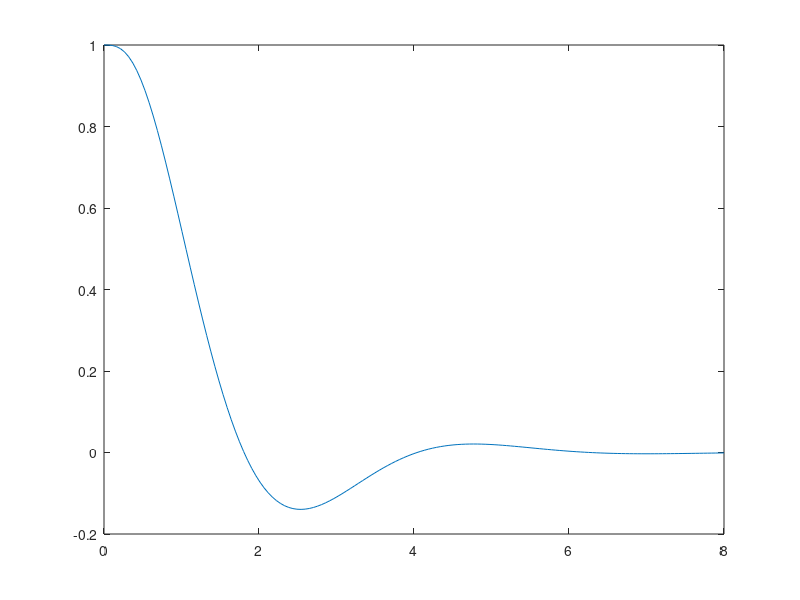
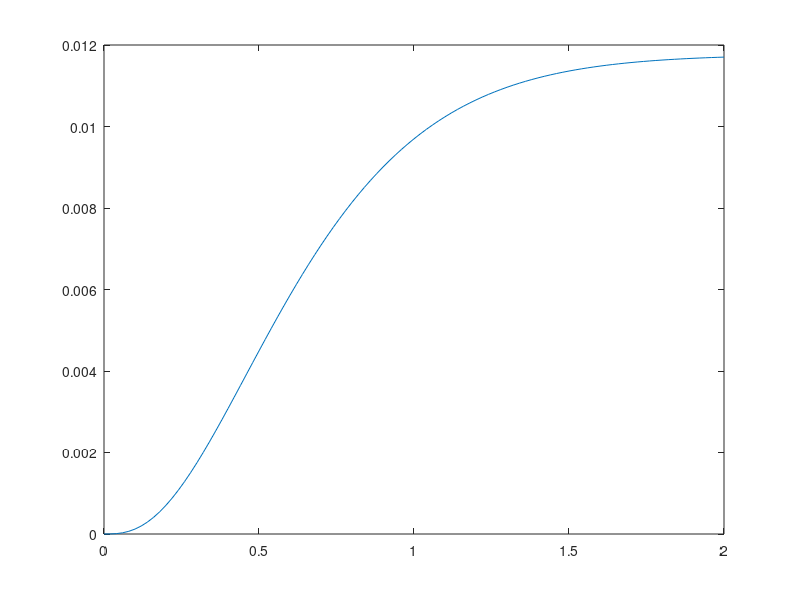

These figures' MATLAB source, in order:
% k = 0.0342;
% T = 1;
% Ti = 0.6456;
% Td = 0.0794;


k = 5.2502;
T = 1;
Ti = 0.3684;
Td = 0.0921;

% K= 1.2T/(kTo) =  5.2502
% Ti=2To = 0.3684
% Td=0.5To = 0.0921

obiekt = poly([-4+i,-4-i,-5]);
K_o=tf([1], obiekt);

blok_P = [0, k, 0, 0, 1]; 
K_blok_P=tf(blok_P(1:2), blok_P(3:5));
K_r=K_blok_P;
if Ti ~= 0
    blok_I = [0, 1, 0, Ti, 0]; 
    K_blok_I=tf(blok_I(1:2), blok_I(3:5));
    K_r = parallel(K_r, K_blok_I);
end

if Td ~= 0
    blok_D = [0, Td, 0, 0.001, 0];
    K_blok_D=tf(blok_D(1:2), blok_D(3:5));
    K_r = parallel(K_r, K_blok_D);
end
    



K_feedback = series(K_r, K_o);
K = feedback(1, K_feedback);


%t = 0:0.01:T_final
[E, t] = step(K);

figure(1)
plot(t,E)


[Obj, t_ob] = step(K_o);

figure(2)
plot(t_ob,Obj)


% delta y = 2.349
% delta To = 0.1842
% delta T = 0.9901-0.1842=0.8059

% k=1
% K= 1.2T/(kTo) =  2.235
% Ti=2To = 0.3684
% Td=0.5To = 0.0921